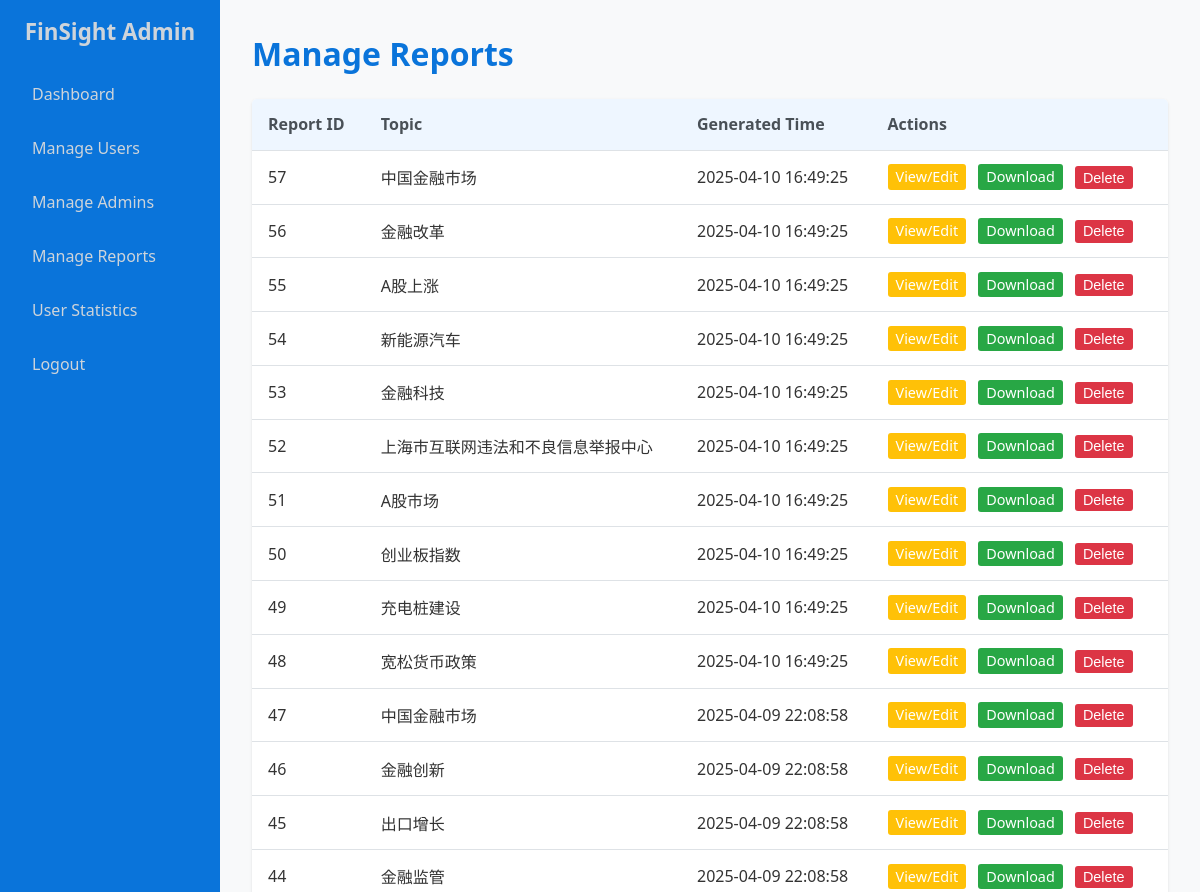
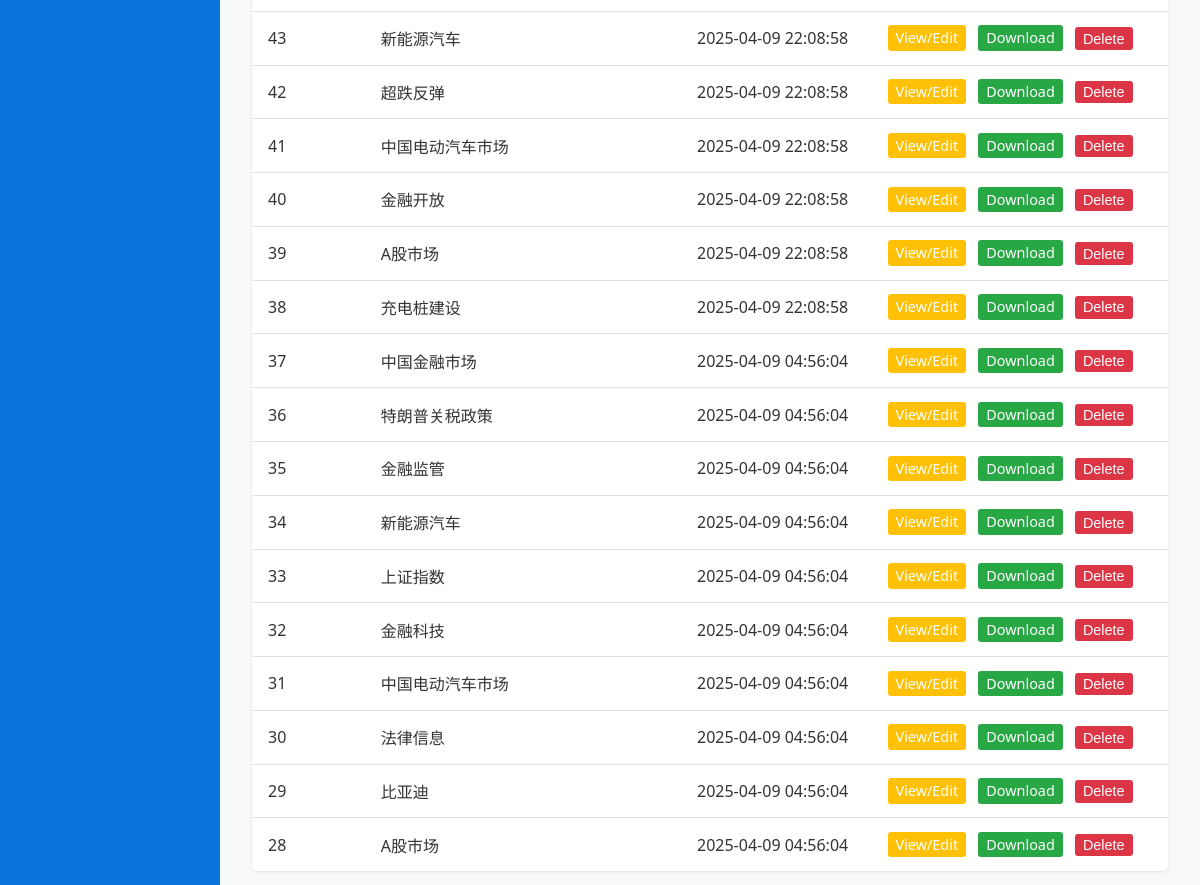
Screenshot of /admin_manage_reports.php (signed in) with the database file from the repository (2 pictures, top to bottom).
### tables this page shows
CREATE TABLE `report_file` (
  `Report_ID` int(11) NOT NULL,
  `Generated_Time` datetime NOT NULL,
  `Topic` varchar(255) DEFAULT NULL,
  `Batch_Identifier` varchar(50) DEFAULT NULL,
  `Report_Content` longtext DEFAULT NULL
);

### admin_manage_reports.php (the view, shortened to what this page needs)
<?php
require_once 'admin_header.php';
require_once 'admin_db_connect.php';
$reports = [];
$sql = "SELECT Report_ID, Topic, Generated_Time FROM report_file ORDER BY Report_ID DESC";
$result = $conn->query($sql);
if ($result && $result->num_rows > 0) {
    while ($row = $result->fetch_assoc()) {
        $reports[] = $row;
    }
} elseif (!$result) {
     $message = "Error fetching reports: " . $conn->error;
     $message_type = 'error';
}
?>
<h1>Manage Reports</h1>
<table>
    <thead>
        <tr>
            <th>Report ID</th>
            <th>Topic</th>
            <th>Generated Time</th>
            <th>Actions</th>
        </tr>
    </thead>
    <tbody>
        <?php if (!empty($reports)): ?>
            <?php foreach ($reports as $report): ?>
                <tr>
                    <td><?php echo htmlspecialchars($report['Report_ID']); ?></td>
                    <td><?php echo htmlspecialchars($report['Topic'] ?? '—'); ?></td>
                    <td><?php echo date('Y-m-d H:i:s', strtotime($report['Generated_Time'])); ?></td>
                    <td>
                        <a href="admin_edit_report.php?id=<?php echo $report['Report_ID']; ?>" class="edit-btn">View/Edit</a>
                        <a href="admin_download_report.php?id=<?php echo $report['Report_ID']; ?>" class="download-btn" target="_blank">Download</a>
                         <form action="admin_manage_reports.php" method="post" style="display: inline;" onsubmit="return confirm('Are you sure you want to delete Report ID <?php echo $report['Report_ID']; ?>?');">
                            <button type="submit" name="delete_report" class="delete-btn">Delete</button>
                        </form>
                    </td>
                </tr>
            <?php endforeach; ?>
        <?php else: ?>
            <tr>
                <td colspan="3">No reports found.</td>
            </tr>
        <?php endif; ?>
    </tbody>
</table>
<?php require_once 'admin_footer.php'; ?>

### admin_header.php (shortened to what this page needs)
<?php
function isActive($pageName) {
    return basename($_SERVER['PHP_SELF']) == $pageName ? 'active' : '';
}
?>
<!DOCTYPE html>
<html lang="en">
<head>
    <link rel="stylesheet" href="admin_style.css">
</head>
<body>
    <div class="admin-container">
        <?php if (isset($_SESSION['admin_id'])):  ?>
        <aside class="admin-sidebar">
            <h2>FinSight Admin</h2>
            <nav>
                <ul>
                    <li><a href="admin_dashboard.php" class="<?php echo isActive('admin_dashboard.php'); ?>">Dashboard</a></li>
                    <li><a href="admin_manage_users.php" class="<?php echo isActive('manage_users.php'); echo isActive('edit_user.php'); echo isActive('edit_user_preferences.php'); ?>">Manage Users</a></li>
                    <li><a href="admin_manage_admins.php" class="<?php echo isActive('manage_admins.php'); echo isActive('add_admin.php'); ?>">Manage Admins</a></li>
                    <li><a href="admin_manage_reports.php" class="<?php echo isActive('manage_reports.php'); echo isActive('edit_report.php'); ?>">Manage Reports</a></li>
                    <li><a href="admin_user_statistics.php" class="<?php echo isActive('user_statistics.php'); ?>">User Statistics</a></li>
                    <li class="logout-link"><a href="admin_logout.php">Logout</a></li>
                </ul>
            </nav>
        </aside>
        <?php endif; ?>
        <main class="admin-content">

### admin_footer.php (shortened to what this page needs)
        </main>
    </div>
</body>
</html>

### admin_style.css (style rules this page uses)
* { margin: 0; padding: 0; box-sizing: border-box; }
body { font-family: "Segoe UI", Tahoma, Geneva, Verdana, sans-serif; color: #333; background-color: #f8f9fa; display: flex; flex-direction: column; min-height: 100vh; }
.admin-container { display: flex; flex: 1; }
.admin-sidebar { width: 220px; background-color: #0A74DA; color: #fff; padding: 1rem; display: flex; flex-direction: column; }
.admin-sidebar h2 { color: #ced4da; text-align: center; margin-bottom: 1.5rem; font-size: 1.4rem; }
.admin-sidebar nav ul { list-style: none; padding: 0; }
.admin-sidebar nav ul li a { color: #ced4da; text-decoration: none; display: block; padding: 0.75rem 1rem; border-radius: 4px; margin-bottom: 0.5rem; transition: background-color 0.2s, color 0.2s; }
.admin-sidebar .logout-link { margin-top: auto; }
.admin-content { flex: 1; padding: 2rem; overflow-y: auto; }
.admin-content h1, .admin-content h2 { color: #0A74DA; margin-bottom: 1.5rem; }
table { width: 100%; border-collapse: collapse; margin-bottom: 1rem; background-color: #fff; box-shadow: 0 1px 3px rgba(0,0,0,0.1); border-radius: 5px; overflow: hidden; }
table thead { background-color: #eef6ff; }
table th, table td { padding: 0.9rem 1rem; text-align: left; border-bottom: 1px solid #dee2e6; }
table th { font-weight: 600; color: #495057; }
table tbody tr:last-child td { border-bottom: none; }
table td a, table td button { margin-right: 0.5rem; text-decoration: none; padding: 0.2rem 0.5rem; border-radius: 3px; font-size: 0.9em; }
table td a.edit-btn { color: #fff; background-color: #ffc107; border: none; }
table td button.delete-btn { color: #fff; background-color: #dc3545; border: none; cursor: pointer; }
table td a.download-btn { color: #fff; background-color: #28a745; border: none; }

### rows the page displays
report_file: Report_ID "57", Topic "中国金融市场", Generated_Time "2025-04-10 16:49:25"
report_file: Report_ID "56", Topic "金融改革", Generated_Time "2025-04-10 16:49:25"
report_file: Report_ID "55", Topic "A股上涨", Generated_Time "2025-04-10 16:49:25"
report_file: Report_ID "54", Topic "新能源汽车", Generated_Time "2025-04-10 16:49:25"
report_file: Report_ID "53", Topic "金融科技", Generated_Time "2025-04-10 16:49:25"
report_file: Report_ID "52", Topic "上海市互联网违法和不良信息举报中心", Generated_Time "2025-04-10 16:49:25"
report_file: Report_ID "51", Topic "A股市场", Generated_Time "2025-04-10 16:49:25"
report_file: Report_ID "50", Topic "创业板指数", Generated_Time "2025-04-10 16:49:25"
report_file: Report_ID "49", Topic "充电桩建设", Generated_Time "2025-04-10 16:49:25"
report_file: Report_ID "48", Topic "宽松货币政策", Generated_Time "2025-04-10 16:49:25"
report_file: Report_ID "47", Topic "中国金融市场", Generated_Time "2025-04-09 22:08:58"
report_file: Report_ID "46", Topic "金融创新", Generated_Time "2025-04-09 22:08:58"
report_file: Report_ID "45", Topic "出口增长", Generated_Time "2025-04-09 22:08:58"
report_file: Report_ID "44", Topic "金融监管", Generated_Time "2025-04-09 22:08:58"
report_file: Report_ID "43", Topic "新能源汽车", Generated_Time "2025-04-09 22:08:58"
report_file: Report_ID "42", Topic "超跌反弹", Generated_Time "2025-04-09 22:08:58"
report_file: Report_ID "41", Topic "中国电动汽车市场", Generated_Time "2025-04-09 22:08:58"
report_file: Report_ID "40", Topic "金融开放", Generated_Time "2025-04-09 22:08:58"
report_file: Report_ID "39", Topic "A股市场", Generated_Time "2025-04-09 22:08:58"
report_file: Report_ID "38", Topic "充电桩建设", Generated_Time "2025-04-09 22:08:58"
report_file: Report_ID "37", Topic "中国金融市场", Generated_Time "2025-04-09 04:56:04"
report_file: Report_ID "36", Topic "特朗普关税政策", Generated_Time "2025-04-09 04:56:04"
report_file: Report_ID "35", Topic "金融监管", Generated_Time "2025-04-09 04:56:04"
report_file: Report_ID "34", Topic "新能源汽车", Generated_Time "2025-04-09 04:56:04"
report_file: Report_ID "33", Topic "上证指数", Generated_Time "2025-04-09 04:56:04"
report_file: Report_ID "32", Topic "金融科技", Generated_Time "2025-04-09 04:56:04"
report_file: Report_ID "31", Topic "中国电动汽车市场", Generated_Time "2025-04-09 04:56:04"
report_file: Report_ID "30", Topic "法律信息", Generated_Time "2025-04-09 04:56:04"
report_file: Report_ID "29", Topic "比亚迪", Generated_Time "2025-04-09 04:56:04"
report_file: Report_ID "28", Topic "A股市场", Generated_Time "2025-04-09 04:56:04"
